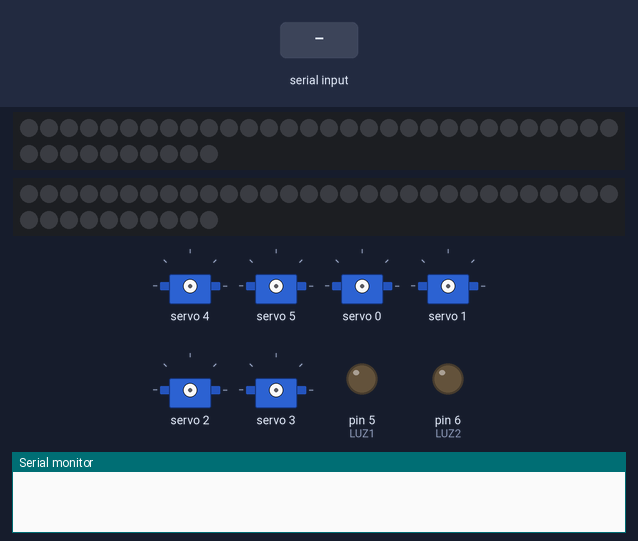
The sketch below on a simulated Arduino Uno, built with avr-gcc and run on an emulated ATmega328P. On the bench: 6 × servo, 2 × 40 RGB LEDs in strip order, left to right, continuing on the next row, output pins drawn as LEDs (lit = HIGH), the last lines printed to the serial monitor. The inputs (shaded band) are chosen by the test bench. Colours are those a GRB WS2812 strip shows for the declared byte order.

Above: at 1.2 s.
1.3 s: "Q" received over Serial
At 4.4 s:
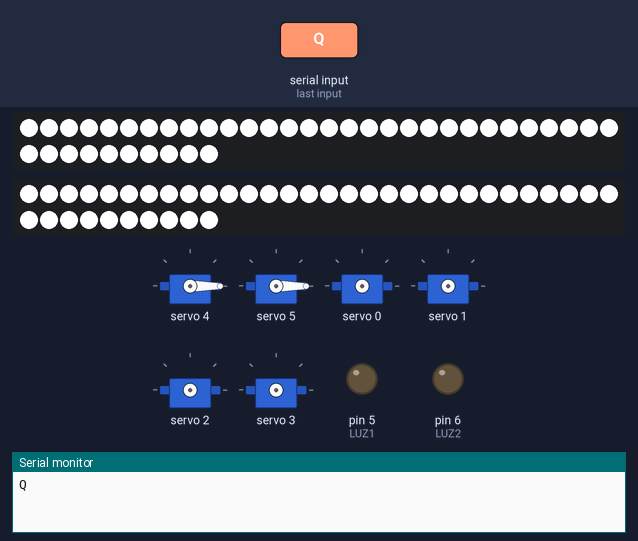
7.3 s: "H" received over Serial
At 9.0 s:
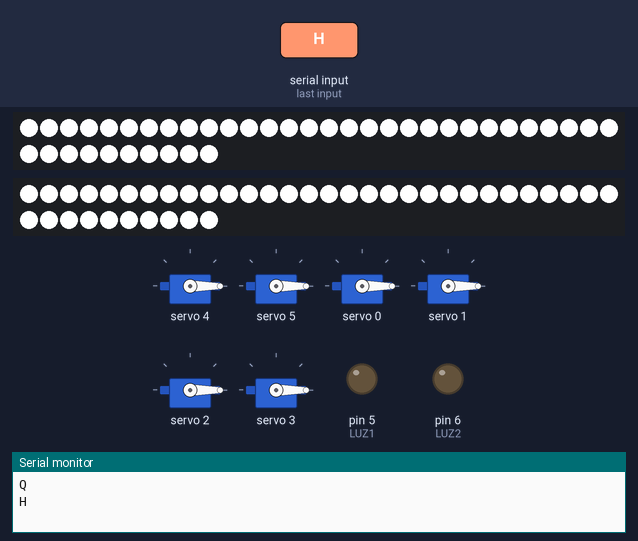
10.3 s: "J" received over Serial
At 13.0 s:
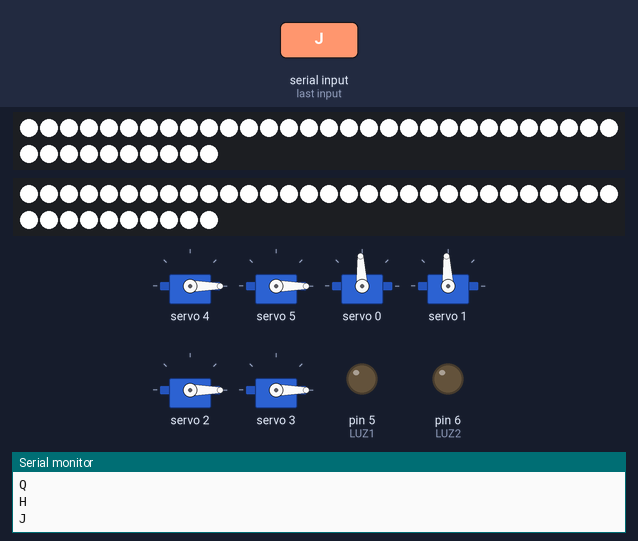
13.3 s: "L" received over Serial
At 14.1 s:
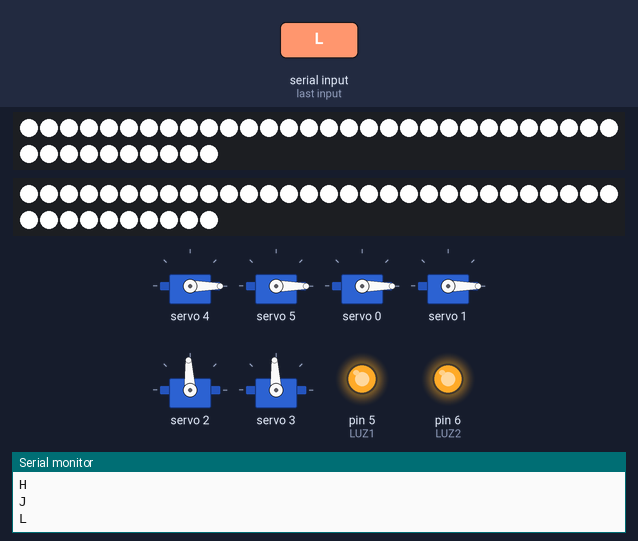
16.3 s: "M" received over Serial
19.3 s: "N" received over Serial
Timing chart, 0 to 24.8 s (numbered marks = the images above; inputs shaded):
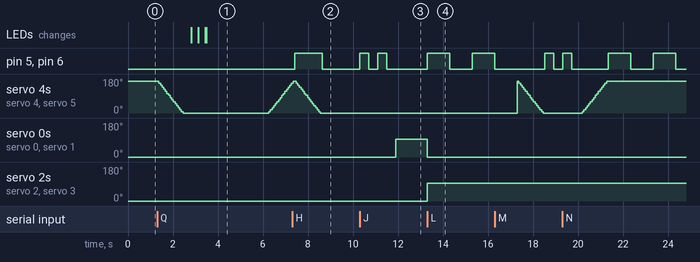

Measured:
- after the input at 1.3 s, the LEDs: first change after 1.5 s (image 1 shows a later state)
- after the input at 7.3 s, pin 5 (LUZ1), pin 6 (LUZ2): LOW → HIGH after 0.11 s, → LOW 1.2 s later
- after the input at 10.3 s, pin 5 (LUZ1), pin 6 (LUZ2): alternates HIGH for 0.40 s and LOW for 0.40 s, 4 changes in all, then stays LOW, starting at once; servo 0, servo 1: 0° → 93° after 1.6 s
- after the input at 13.3 s, pin 5 (LUZ1), pin 6 (LUZ2): LOW → HIGH at once, → LOW 1.0 s later, → HIGH 1.0 s later; servo 0, servo 1: 93° → 0° at once; servo 2, servo 3: 0° → 93° at once

The sketch:

XbeeReceiverCarroArriba.ino
```cpp
#include <Wire.h>
#include <Adafruit_PWMServoDriver.h>
#include <FastLED.h>
#define LED_PIN1 7 // pin neonflex
#define LED_PIN2  8 //pin neonflex
#define NUM_LEDS 40 // Cantidad de leds en la tira

CRGB leds [NUM_LEDS];

Adafruit_PWMServoDriver servos = Adafruit_PWMServoDriver(0x40);

int pos0=102;
int pos180=512;
int puerta;

int LUZ1 = 5;
int LUZ2 = 6;


void setup() {
Serial.begin(38400);
  servos.begin ();
  servos.setPWMFreq(50);
  FastLED.addLeds<WS2812, LED_PIN1, RGB> (leds, NUM_LEDS);
  FastLED.addLeds<WS2812, LED_PIN2, RGB> (leds, NUM_LEDS);
PINS();
}
  void loop(){

  if (Serial.available()){
char signal = Serial.read();
Serial.println(signal);
    switch(signal) {
      case 'H':
      ONLIGHT();
      PUERTASARRIBA();
      LLANTASABAJO();
      OFFLIGHT();
        break;
      case 'I':
      NEONON();
      PUERTASABAJO();
      NEONOFF();
      LLANTASARRIBA();
        break;
      case 'J':
      RAPIDLIGHT();
      LLANTASDERABAJO();
        break;
      case 'K':
      NEONON();
      LLANTASDERABAJO();
      NEONOFF();
        break;
      case 'L':
      LLANTASIZQABAJO();
      LIGHTONOFF();
        break;
      case 'M':
      PUERTASARRIBA();
      RAPIDLIGHT();
      PUERTASABAJO();
        break;
      case 'N':
      LLANTASIZQABAJO();
      LIGHTONOFF();
        break;
      case 'O':
      NEONON();
      LLANTASDERABAJO();
        break;
      case 'P':
      ONLIGHT();
      PUERTASARRIBA();
      LLANTASARRIBA();
      PUERTASABAJO();
      LLANTASABAJO();
      OFFLIGHT();
        break;
      case 'Q':
      PUERTASARRIBA();
        NEONON();
        NEONOFF();
        PUERTASABAJO();
        break;

      default:
        break;
    }
}
  }
// NEONON();
// NEONOFF();
// PUERTASABAJO();
// PUERTASARRIBA();
// LLANTASDERABAJO();
// LLANTASIZQABAJO();
// LLANTASABAJO();
// LLANTASARRIBA();


void setServo(uint8_t n_servo, int angulo) {
  int duty;
  duty=map (angulo,0,180,pos0, pos180);
  servos.setPWM (n_servo, 0, duty);
}

void PINS(){
  pinMode(LUZ1,OUTPUT);
  pinMode(LUZ2,OUTPUT);
}
void ONLIGHT(){
   digitalWrite(LUZ1,HIGH);
   digitalWrite(LUZ2,HIGH);
}

void OFFLIGHT(){
   digitalWrite(LUZ1,LOW);
   digitalWrite(LUZ2,LOW);
}

void LLANTASABAJO()
{

  setServo(0,0);
  setServo(1,0);
  setServo(2,0);
  setServo(3,0);

}

void LLANTASARRIBA()
{

  setServo(0,90);
  setServo(1,90);
  setServo(2,90);
  setServo(3,90);

}

void LLANTASIZQABAJO()
{

  setServo(0,0);
  setServo(1,0);
  setServo(2,90);
  setServo(3,90);

}

void LLANTASDERABAJO()
{

  setServo(0,90);
  setServo(1,90);
  setServo(2,0);
  setServo(3,0);


}

void PUERTASARRIBA()
{

  setServo(4,160);
  setServo(5,160);
  delay(70);
  setServo(4,150);
  setServo(5,150);
  delay(70);
  setServo(4,140);
  setServo(5,140);
  delay(70);
  setServo(4,130);
  setServo(5,130);
  delay(70);
  setServo(4,120);
  setServo(5,120);
  delay(70);
  setServo(4,110);
  setServo(5,110);
  delay(70);
  setServo(4,100);
  setServo(5,100);
  delay(70);
  setServo(4,90);
  setServo(5,90);
  delay(70);
  setServo(4,80);
  setServo(5,80);
  delay(70);
  setServo(4,70);
  setServo(5,70);
  delay(70);
  setServo(4,60);
  setServo(5,60);
  delay(70);
  setServo(4,50);
  setServo(5,50);
  delay(70);
  setServo(4,40);
  setServo(5,40);
  delay(70);
  setServo(4,30);
  setServo(5,30);
  delay(70);
  setServo(4,20);
  setServo(5,20);
  delay(70);
  setServo(4,10);
  setServo(5,10);
  delay(70);
  setServo(4,0);
  setServo(5,0);
  delay(70);
  }


void PUERTASABAJO()
{

  setServo(4,0);
  setServo(5,0);
  delay(70);
  setServo(4,10);
  setServo(5,10);
  delay(70);
  setServo(4,20);
  setServo(5,20);
  delay(70);
  setServo(4,30);
  setServo(5,30);
  delay(70);
  setServo(4,40);
  setServo(5,40);
  delay(70);
  setServo(4,50);
  setServo(5,50);
  delay(70);
  setServo(4,60);
  setServo(5,60);
  delay(70);
  setServo(4,70);
  setServo(5,70);
  delay(70);
  setServo(4,80);
  setServo(5,80);
  delay(70);
  setServo(4,90);
  setServo(5,90);
  delay(70);
  setServo(4,100);
  setServo(5,100);
  delay(70);
  setServo(4,110);
  setServo(5,110);
  delay(70);
  setServo(4,120);
  setServo(5,120);
  delay(70);
  setServo(4,130);
  setServo(5,130);
  delay(70);
  setServo(4,140);
  setServo(5,140);
  delay(70);
  setServo(4,150);
  setServo(5,150);
  delay(70);
  setServo(4,160);
  setServo(5,160);
  delay(70);

}

void NEONON()
{

  for(int i=0; i<NUM_LEDS; i++){
  // Blue Red Green
  leds[i]= CRGB(255,255,255);
  //FastLED.setBrightness(60-2*i);
  FastLED.show();
  delay(20);
}

  delay(500);

  for(int i=NUM_LEDS; i>0; i--){
  // Blue Red Green
  leds[i]= CRGB(255,0,0);
  //FastLED.setBrightness(60-2*i);
  FastLED.show();
  delay(10);
}

  delay(500);

  for(int i=0; i<NUM_LEDS; i++){
  // Blue Red Green
  leds[i]= CRGB(0,0,255);
  //FastLED.setBrightness(60-2*i);
  FastLED.show();
  delay(10);
}

  delay(500);

  for(int i=NUM_LEDS; i>0; i--){
  // Blue Red Green
  leds[i]= CRGB(0,255,0);
  //FastLED.setBrightness(60-2*i);
  FastLED.show();
  delay(10);
}
}

void NEONOFF()
{
  for(int i=0; i<NUM_LEDS; i++)
  leds[i]=CRGB(0,0,0);
  FastLED.show();
  delay(10);
}

void LIGHTONOFF(){
    ONLIGHT();
  delay(1000);
    OFFLIGHT();
  delay(1000);
    ONLIGHT();
  delay(1000);
    OFFLIGHT();
  delay(1000);
}

void RAPIDLIGHT(){
        ONLIGHT();
      delay(400);
      OFFLIGHT();
      delay(400);
      ONLIGHT();
      delay(400);
      OFFLIGHT();
      delay(400);
}
```
